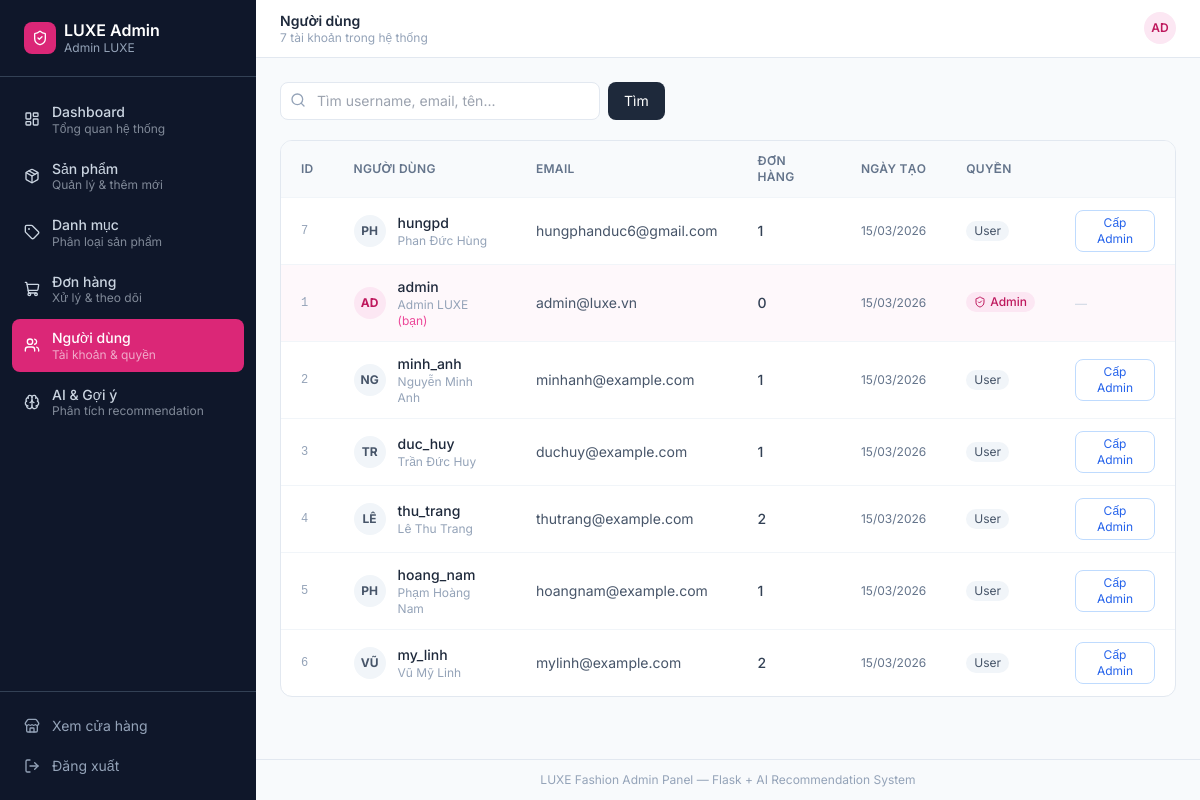
Page /admin/users (signed in) on the committed database.
### models.py (models this page shows)
class User(UserMixin, db.Model):
    __tablename__ = 'users'
    id = db.Column(db.Integer, primary_key=True)
    username = db.Column(db.String(80), unique=True, nullable=False)
    email = db.Column(db.String(120), unique=True, nullable=False)
    password_hash = db.Column(db.String(256), nullable=False)
    full_name = db.Column(db.String(150), nullable=True)
    is_admin = db.Column(db.Boolean, default=False)
    created_at = db.Column(db.DateTime, default=datetime.utcnow)
    orders = db.relationship('Order', backref='user', lazy=True)
    interactions = db.relationship('UserInteraction', backref='user', lazy=True)
    cart_items = db.relationship('CartItem', backref='user', lazy=True)

### app.py (the view, shortened to what this page needs)
    @app.route("/admin/users")
    @login_required
    @admin_required
    def admin_users():
        from sqlalchemy import func
        page = request.args.get("page", 1, type=int)
        search = request.args.get("search", "").strip()
        query = User.query
        users = query.order_by(User.created_at.desc()).paginate(
            page=page, per_page=15, error_out=False
        )
        return render_template("admin/users.html", users=users, search=search)

### templates/admin/users.html (shortened to what this page needs)
{% extends "admin/base_admin.html" %}
{% block page_title %}Người dùng{% endblock %}
{% block page_subtitle %}{{ users.total }} tài khoản trong hệ thống{% endblock %}
{% block content %}
<div class="flex flex-col sm:flex-row gap-3 mb-5">
    <form method="GET" class="flex gap-2 flex-1">
        <div class="relative flex-1 max-w-xs">
            <input type="text" name="search" value="{{ search }}" placeholder="Tìm username, email, tên..."
                   class="w-full pl-9 pr-3 py-2 text-sm border border-dark-200 rounded-lg bg-white focus:outline-none focus:ring-2 focus:ring-primary-300">
            <i data-lucide="search" class="absolute left-2.5 top-2.5 w-4 h-4 text-dark-400"></i>
        </div>
        <button type="submit" class="px-4 py-2 text-sm bg-dark-800 text-white rounded-lg hover:bg-dark-700">Tìm</button>
    </form>
</div>
<div class="bg-white rounded-xl border border-dark-200 overflow-hidden">
    <div class="overflow-x-auto">
        <table class="w-full text-sm">
            <thead class="bg-dark-50 border-b border-dark-100">
                <tr>
                    <th class="text-left px-5 py-3 text-xs font-semibold text-dark-500 uppercase tracking-wide">ID</th>
                    <th class="text-left px-5 py-3 text-xs font-semibold text-dark-500 uppercase tracking-wide">Người dùng</th>
                    <th class="text-left px-5 py-3 text-xs font-semibold text-dark-500 uppercase tracking-wide">Email</th>
                    <th class="text-left px-5 py-3 text-xs font-semibold text-dark-500 uppercase tracking-wide">Đơn hàng</th>
                    <th class="text-left px-5 py-3 text-xs font-semibold text-dark-500 uppercase tracking-wide">Ngày tạo</th>
                    <th class="text-left px-5 py-3 text-xs font-semibold text-dark-500 uppercase tracking-wide">Quyền</th>
                    <th class="px-5 py-3"></th>
                </tr>
            </thead>
            <tbody class="divide-y divide-dark-100">
                {% for user in users.items %}
                <tr class="hover:bg-dark-50 transition-colors {% if user.id == current_user.id %}bg-primary-50/50{% endif %}">
                    <td class="px-5 py-3 text-xs text-dark-400 font-mono">{{ user.id }}</td>
                    <td class="px-5 py-3">
                        <div class="flex items-center gap-3">
                            <div class="w-8 h-8 rounded-full flex items-center justify-center text-xs font-bold flex-shrink-0
                                {% if user.is_admin %}bg-primary-100 text-primary-700{% else %}bg-dark-100 text-dark-600{% endif %}">
                                {{ (user.full_name or user.username)[:2].upper() }}
                            </div>
                            <div>
                                <p class="font-medium text-dark-800">{{ user.username }}</p>
                                {% if user.full_name %}<p class="text-xs text-dark-400">{{ user.full_name }}</p>{% endif %}
                                {% if user.id == current_user.id %}<p class="text-xs text-primary-500">(bạn)</p>{% endif %}
                            </div>
                        </div>
                    </td>
                    <td class="px-5 py-3 text-sm text-dark-600">{{ user.email }}</td>
                    <td class="px-5 py-3 text-sm font-medium text-dark-700">{{ user.orders | length }}</td>
                    <td class="px-5 py-3 text-xs text-dark-500">{{ user.created_at.strftime('%d/%m/%Y') }}</td>
                    <td class="px-5 py-3">
                        {% if user.is_admin %}
                        <span class="inline-flex items-center gap-1 px-2 py-0.5 rounded-full text-xs bg-primary-100 text-primary-700 font-medium">
                            <i data-lucide="shield-check" class="w-3 h-3"></i> Admin
                        </span>
                        {% else %}
                        <span class="inline-flex items-center px-2 py-0.5 rounded-full text-xs bg-dark-100 text-dark-600">
                            User
                        </span>
                        {% endif %}
                    </td>
                    <td class="px-5 py-3">
                        {% if user.id != current_user.id %}
                        <form method="POST" action="{{ url_for('admin_user_toggle_admin', user_id=user.id) }}"
                              onsubmit="return confirm('{% if user.is_admin %}Thu hồi quyền admin của {{ user.username }}?{% else %}Cấp quyền admin cho {{ user.username }}?{% endif %}')">
                            <button type="submit"
                                    class="text-xs px-2.5 py-1 rounded-lg border transition-colors
                                           {% if user.is_admin %}border-red-200 text-red-600 hover:bg-red-50{% else %}border-blue-200 text-blue-600 hover:bg-blue-50{% endif %}">
                                {% if user.is_admin %}Thu hồi Admin{% else %}Cấp Admin{% endif %}
                            </button>
                        </form>
                        {% else %}
                        <span class="text-xs text-dark-300">—</span>
                        {% endif %}
                    </td>
                </tr>
                {% else %}
                <tr>
                    <td colspan="7" class="px-5 py-12 text-center text-sm text-dark-400">Không tìm thấy người dùng</td>
                </tr>
                {% endfor %}
            </tbody>
        </table>
    </div>
</div>
{% endblock %}

### templates/admin/base_admin.html (shortened to what this page needs)
<!DOCTYPE html>
<html lang="vi">
<head>
    <script src="https://cdn.tailwindcss.com"></script>
</head>
<body class="font-body bg-dark-50 text-dark-800 min-h-screen">
<div class="flex min-h-screen">
    <aside class="w-64 bg-dark-900 text-white flex flex-col fixed h-full z-30 transition-transform duration-300" id="admin-sidebar">
        <div class="px-6 py-5 border-b border-dark-700">
            <a href="{{ url_for('admin_dashboard') }}" class="flex items-center gap-2">
                <div class="w-8 h-8 bg-primary-600 rounded-lg flex items-center justify-center">
                    <i data-lucide="shield-check" class="w-4 h-4 text-white"></i>
                </div>
                <div>
                    <p class="font-semibold text-white leading-tight">LUXE Admin</p>
                    <p class="text-xs text-dark-400">{{ current_user.full_name or current_user.username }}</p>
                </div>
            </a>
        </div>
        <nav class="flex-1 px-3 py-4 space-y-1 overflow-y-auto">
            {% for endpoint, icon, label, sublabel in nav_items %}
            <a href="{{ url_for(endpoint) }}"
               class="flex items-center gap-3 px-3 py-2.5 rounded-lg transition-all group
                      {% if request.endpoint == endpoint %}bg-primary-600 text-white{% else %}text-dark-300 hover:bg-dark-800 hover:text-white{% endif %}">
                <i data-lucide="{{ icon }}" class="w-4 h-4 flex-shrink-0"></i>
                <div>
                    <p class="text-sm font-medium leading-tight">{{ label }}</p>
                    <p class="text-xs opacity-60 leading-tight">{{ sublabel }}</p>
                </div>
            </a>
            {% endfor %}
        </nav>
        <div class="px-3 py-4 border-t border-dark-700 space-y-1">
            <a href="{{ url_for('index') }}" class="flex items-center gap-3 px-3 py-2 rounded-lg text-dark-400 hover:bg-dark-800 hover:text-white transition-all text-sm">
                <i data-lucide="store" class="w-4 h-4"></i>
                Xem cửa hàng
            </a>
            <a href="{{ url_for('logout') }}" class="flex items-center gap-3 px-3 py-2 rounded-lg text-dark-400 hover:bg-red-900/50 hover:text-red-300 transition-all text-sm">
                <i data-lucide="log-out" class="w-4 h-4"></i>
                Đăng xuất
            </a>
        </div>
    </aside>
    <div class="flex-1 ml-64 flex flex-col min-h-screen">
        <header class="bg-white border-b border-dark-200 px-6 py-3 flex items-center justify-between sticky top-0 z-20">
            <div class="flex items-center gap-3">
                <div>
                    <h1 class="font-semibold text-dark-800 text-sm leading-tight">{% block page_title %}Admin Panel{% endblock %}</h1>
                    <p class="text-xs text-dark-400 leading-tight">{% block page_subtitle %}{% endblock %}</p>
                </div>
            </div>
            <div class="flex items-center gap-2">
                <div class="w-8 h-8 rounded-full bg-primary-100 flex items-center justify-center text-primary-700 font-semibold text-xs">
                    {{ (current_user.full_name or current_user.username)[:2].upper() }}
                </div>
            </div>
        </header>
        <main class="flex-1 p-6">
            {% block content %}{% endblock %}
        </main>
        <footer class="px-6 py-3 border-t border-dark-200 text-xs text-dark-400 text-center">
            LUXE Fashion Admin Panel &mdash; Flask + AI Recommendation System
        </footer>
    </div>
</div>
</body>
</html>

### rows in the picture
User: full_name "Admin LUXE", full_name "AD", id "1", username "admin", shows "(bạn)", email "admin@luxe.vn", orders|length "0", created_at "15/03/2026", is_admin True (drawn)
User: id "7", full_name "PH", username "hungpd", full_name "Phan Đức Hùng", email "hungphanduc6@gmail.com", orders|length "1", created_at "15/03/2026", is_admin "User"
User: id "2", full_name "NG", username "minh_anh", full_name "Nguyễn Minh Anh", email "minhanh@example.com", orders|length "1", created_at "15/03/2026", is_admin "User"
User: id "3", full_name "TR", username "duc_huy", full_name "Trần Đức Huy", email "duchuy@example.com", orders|length "1", created_at "15/03/2026", is_admin "User"
User: id "4", full_name "LÊ", username "thu_trang", full_name "Lê Thu Trang", email "thutrang@example.com", orders|length "2", created_at "15/03/2026", is_admin "User"
User: id "5", full_name "PH", username "hoang_nam", full_name "Phạm Hoàng Nam", email "hoangnam@example.com", orders|length "1", created_at "15/03/2026", is_admin "User"
User: id "6", full_name "VŨ", username "my_linh", full_name "Vũ Mỹ Linh", email "mylinh@example.com", orders|length "2", created_at "15/03/2026", is_admin "User"

### other values in the picture
{{ label }} "Dashboard" "Sản phẩm" "Danh mục" "Đơn hàng" "Người dùng" "AI & Gợi ý"
{{ sublabel }} "Tổng quan hệ thống" "Quản lý & thêm mới" "Phân loại sản phẩm" "Xử lý & theo dõi" "Tài khoản & quyền" "Phân tích recommendation"
{{ users.total }} "7"
